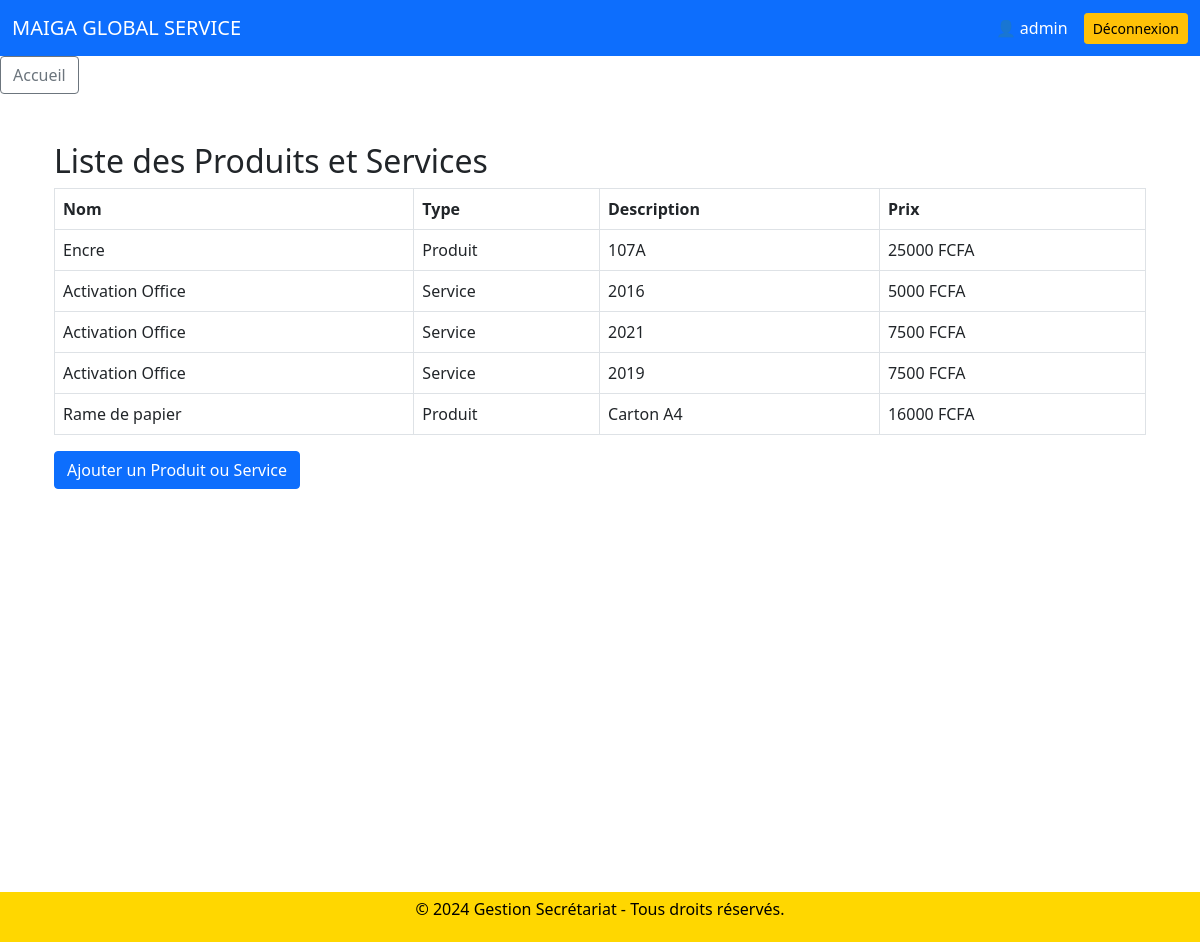
Page /produits_services/liste_produits_services/ (signed in) on the committed database.
### produits_services/models.py (models this page shows, shortened)
class ProduitOuService(models.Model):
    TYPE_CHOICES = (
        ('produit', 'Produit'),
        ('service', 'Service'),
    )
    type = models.CharField(max_length=10, choices=TYPE_CHOICES)
    nom = models.CharField(max_length=255)
    prix_unitaire = models.DecimalField(max_digits=10, decimal_places=2)
    description = models.TextField(blank=True, null=True)

### produits_services/views.py (the view)
# urls.py: path('liste_produits_services/', views.liste_produits_services, name='liste_produits_services'),
def liste_produits_services(request):
    produits_services = ProduitOuService.objects.all()
    return render(request, 'produits_services/liste_produits_services.html', {'produits_services': produits_services})

### produits_services/templates/produits_services/liste_produits_services.html
{% extends 'home/base.html' %}
{% block content %}
  <div class="container mt-5">
    <h2>Liste des Produits et Services</h2>
    <table class="table table-bordered">
      <thead>
        <tr>
          <th>Nom</th>
          <th>Type</th>
          <th>Description</th>
          <th>Prix</th>
        </tr>
      </thead>
      <tbody>
        {% for item in produits_services %}
        <tr>
          <td>{{ item.nom }}</td>
          <td>{{ item.get_type_display }}</td>
          <td>{{ item.description }}</td>
          <td>{{ item.prix_unitaire| floatformat:0 }} FCFA</td>
        </tr>
        {% endfor %}
      </tbody>
    </table>
    <a href="{% url 'ajouter_produit_ou_service' %}" class="btn btn-primary">Ajouter un Produit ou Service</a>
  </div>
{% endblock %}

### home/templates/home/base.html (shortened to what this page needs)
<!DOCTYPE html>
<html lang="fr">
<head>
    <link href="https://cdn.jsdelivr.net/npm/bootstrap@5.1.0/dist/css/bootstrap.min.css" rel="stylesheet">
    <link href="https://cdnjs.cloudflare.com/ajax/libs/font-awesome/6.0.0/css/all.min.css" rel="stylesheet">
</head>
<body>
    <nav class="navbar navbar-expand-lg navbar-dark bg-primary">
        <div class="container-fluid">
            <a class="navbar-brand" href="{% url 'home' %}">MAIGA GLOBAL SERVICE</a>
            <div class="d-flex align-items-center">
                {% if user.is_authenticated %}
                    <span class="text-white me-3">
                        👤 {{ user.username }}
                    </span>
                    <form method="post" action="{% url 'logout' %}">
                        <button type="submit" class="btn btn-warning btn-sm">
                            Déconnexion
                        </button>
                    </form>
                {% else %}
                    <a href="{% url 'login' %}" class="btn btn-light btn-sm">
                        Connexion
                    </a>
                {% endif %}
            </div>
        </div>
    </nav>
    <a href="{% url 'home' %}" class="btn btn-outline-secondary">Accueil</a>
    <div class="container">
        {% block content %}{% endblock %}
    </div>
    <footer>
        <p>&copy; 2024 Gestion Secrétariat - Tous droits réservés.</p>
    </footer>
</body>
</html>

### home/templates/home/base.html (style rules this page uses)
html, body { height: 100%; margin: 0; }
.container { min-height: calc(100vh - 100px); padding-bottom: 50px; }
footer { height: 50px; background-color: #FFD700; color: black; display: flex; justify-content: center; align-items: center; position: relative; bottom: 0; width: 100%; }

### rows in the picture
ProduitOuService: nom "Encre", type "Produit", description "107A", prix_unitaire "25000"
ProduitOuService: nom "Activation Office", type "Service", description "2016", prix_unitaire "5000"
ProduitOuService: nom "Activation Office", type "Service", description "2021", prix_unitaire "7500"
ProduitOuService: nom "Activation Office", type "Service", description "2019", prix_unitaire "7500"
ProduitOuService: nom "Rame de papier", type "Produit", description "Carton A4", prix_unitaire "16000"

### other values in the picture
{{ user.username }} "admin"
